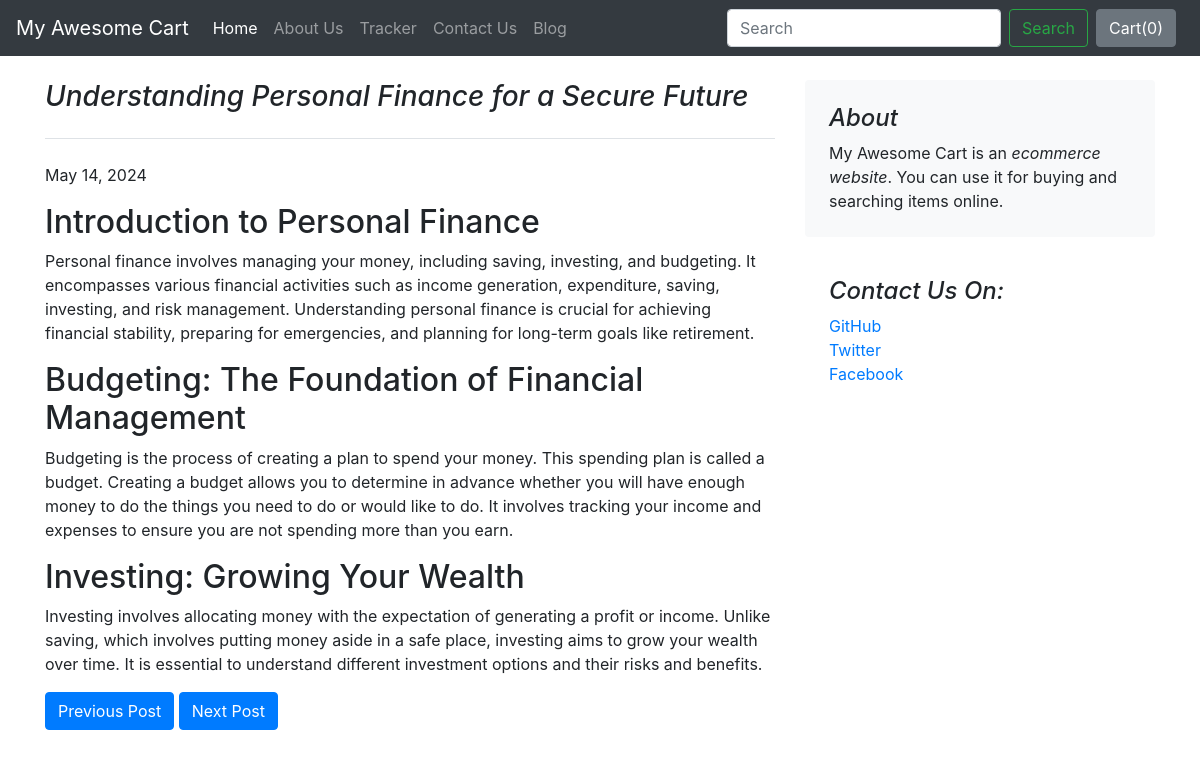
Page /blog/blogpost/7 on the committed database.
### blog/models.py (models this page shows, shortened)
class Blogpost(models.Model):
    post_id = models.AutoField(primary_key=True)
    title = models.CharField(max_length=50)
    head0 = models.CharField(max_length=500, default="")
    chead0 = models.CharField(max_length=5000, default="")
    head1 = models.CharField(max_length=500, default="")
    chead1 = models.CharField(max_length=5000, default="")
    head2 = models.CharField(max_length=500, default="")
    chead2 = models.CharField(max_length=5000, default="")
    pub_date = models.DateField()
    thumbnail = models.ImageField(upload_to="shop/images", default="")

### blog/views.py (the view)
# urls.py: path("blogpost/<int:id>", views.blogpost, name="blogPost"),
def blogpost(request, id):
    len_post = Blogpost.objects.all()
    avl_ids = [ids.post_id for ids in len_post]
    avl_ids.sort()
    post = get_object_or_404(Blogpost, post_id=id)
    try:
        current_index = avl_ids.index(post.post_id)
    except ValueError:
        current_index = None
    prev_id = avl_ids[current_index - 1] if current_index > 0 else avl_ids[0]
    next_id = (
        avl_ids[current_index + 1] if current_index < len(avl_ids) - 1 else avl_ids[-1]
    )
    params = {"post": post, "prev_id": prev_id, "next_id": next_id}
    return render(request, "blog/blogpost.html", params)

### blog/templates/blog/blogpost.html
{%extends 'blog/basic.html'%}
{%block body%}
<div class="container">
    <div class="row mt-4">
        <div class="col-md-8 blog-main">
            <h3 class="pb-4 mb-4 font-italic border-bottom">
                {{post.title}}
            </h3>
            <div class="blog-post">
                <p class="blog-post-meta">{{post.pub_date}}<a href="#"></a></p>
                <h2 class="blog-post-title">{{post.head0}}</h2>
                <p>{{post.chead0}}</p>
                <h2>{{post.head1}}</h2>
                <p>{{post.chead1}}</p>
               <h2>{{post.head2}}</h2>
                <p>{{post.chead2}}</p>
            </div>
           <a href = "/blog/blogpost/{{prev_id}}"><button type="button" class="btn btn-primary">Previous Post</button></a>
           <a href="/blog/blogpost/{{next_id}}"><button type="button" class="btn btn-primary">Next Post</button></a>
        </div>
        <aside class="col-md-4 blog-sidebar">
            <div class="p-4 mb-3 bg-light rounded">
                <h4 class="font-italic">About</h4>
                <p class="mb-0">My Awesome Cart is an <em>ecommerce website</em>. You can use it for buying and searching items online. </p>
            </div>
            <div class="p-4">
                <h4 class="font-italic">Contact Us On: </h4>
                <ol class="list-unstyled">
                    <li><a href="#">GitHub</a></li>
                    <li><a href="#">Twitter</a></li>
                    <li><a href="#">Facebook</a></li>
                </ol>
            </div>
        </aside>
    </div>
</div>
{%endblock%}

### rows in the picture
Blogpost: title "Understanding Personal Finance for a Secure Future", pub_date "May 14, 2024", head0 "Introduction to Personal Finance", chead0 "Personal finance involves managing your money, including saving, investing, and budgeting. It encompasses various financial activities such as income generation, expenditure, saving, investing, and risk management. Understanding personal finance is crucial for achieving financial stability, preparing for emergencies, and planning for long-term goals like retirement.", head1 "Budgeting: The Foundation of Financial Management", chead1 "Budgeting is the process of creating a plan to spend your money. This spending plan is called a budget. Creating a budget allows you to determine in advance whether you will have enough money to do the things you need to do or would like to do. It involves tracking your income and expenses to ensure you are not spending more than you earn.", head2 "Investing: Growing Your Wealth", chead2 "Investing involves allocating money with the expectation of generating a profit or income. Unlike saving, which involves putting money aside in a safe place, investing aims to grow your wealth over time. It is essential to understand different investment options and their risks and benefits."
